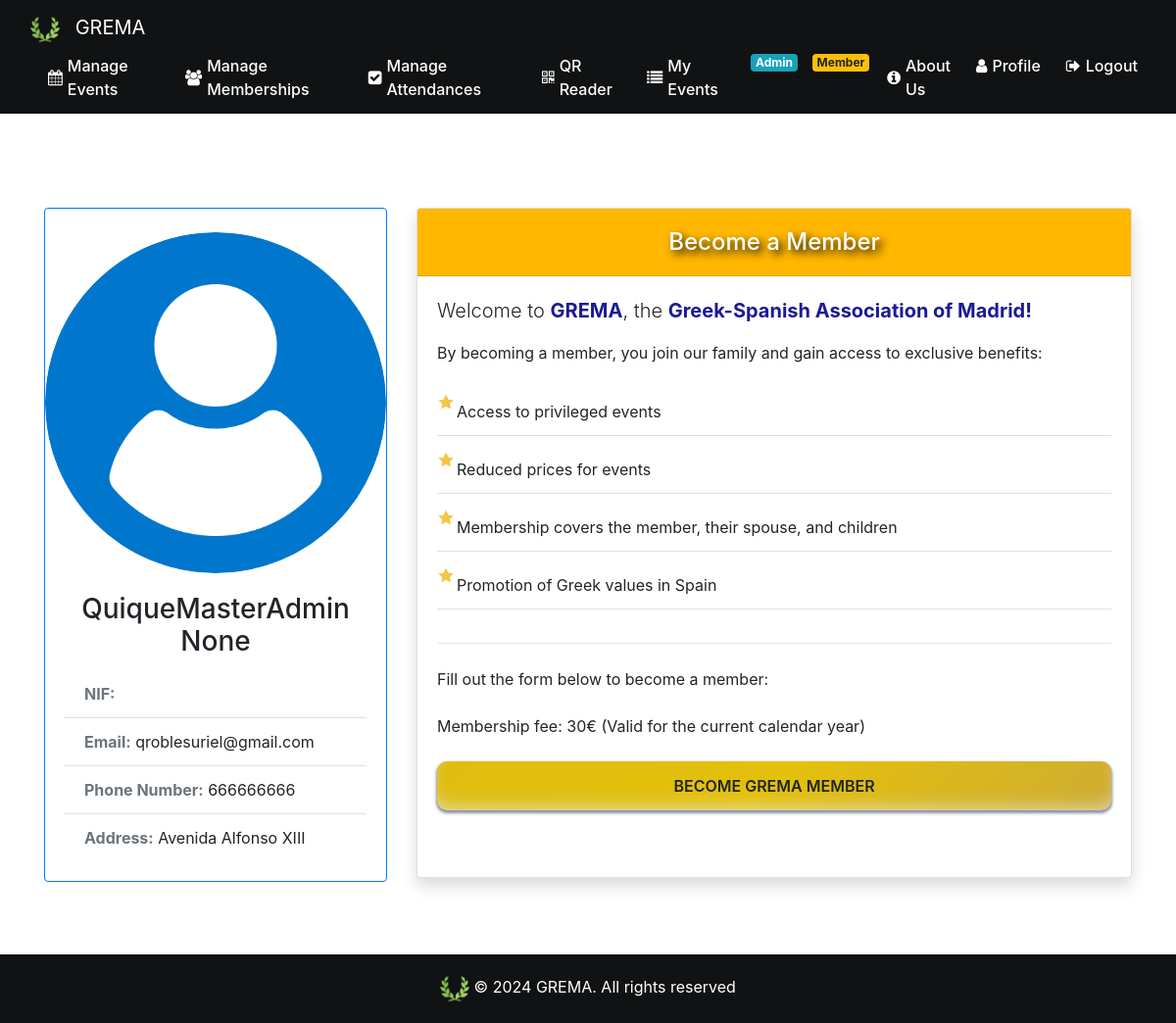
Page /become_member (signed in) on the earlier database version.
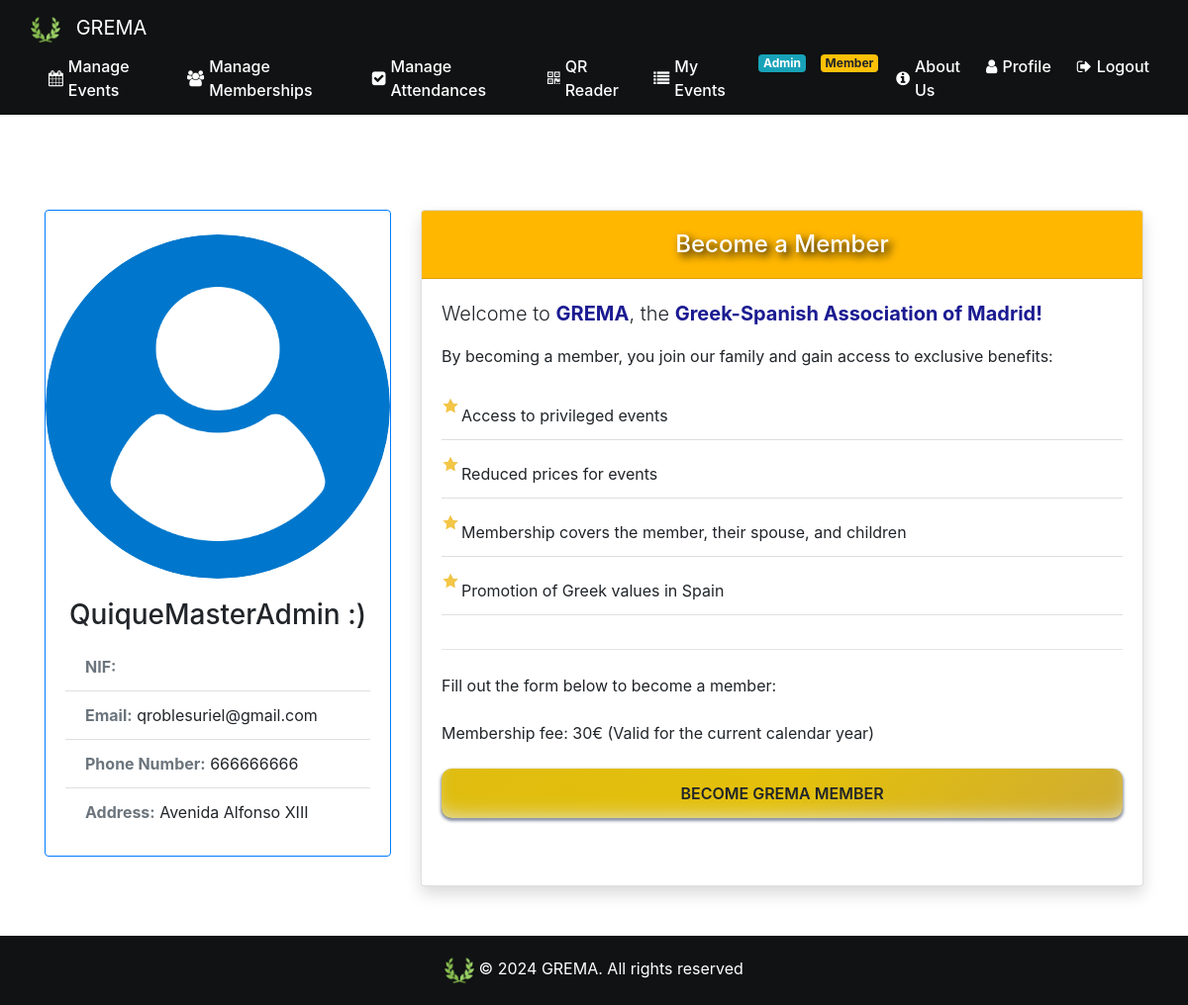
Same page on the later database version.
### website/models.py (models this page shows)
class Admin(db.Model, UserMixin):
    id = db.Column(db.Integer, primary_key=True)
    is_admin = True
    email = db.Column(db.String(150), unique=True, nullable=False)
    password = db.Column(db.String(150), nullable=False)
    phone_number=db.Column(db.Integer)
    first_name = db.Column(db.String(150))
    surname= db.Column(db.String(150))
    creation_date = db.Column(db.Date, default=func.current_date())
    address=db.Column(db.String(150))
    events = db.relationship('Event')
    admin_profile_image_url = db.Column(db.String(300))

### website/views.py (the view)
@views.route('/become_member', methods=['GET', 'POST'])
@login_required
def become_member():
    return render_template('become_member.html', user=current_user)

### website/views.py (called while the page is built)
@views.context_processor
def inject_membership():
    if current_user.is_authenticated:
        is_member = Fee.query.filter_by(user_fee=current_user.id, payed=True).first() is not None
    else:
        is_member = False
    return dict(is_member=is_member)

### website/templates/become_member.html (shortened to what this page needs)
{% extends "base.html" %}
{% block content %}
<link rel="stylesheet" href="/static/become_member.css">
<br /><br /><br /><br />
<div class="container">
    <div class="row justify-content-center">
        <div class="col-md-4">
            <div class="card mb-4 border-primary">
                <div class="profile-image-container mx-auto mt-4">
                    {% if user.user_profile_image_url %}
                    <img src="{{ user.user_profile_image_url }}" class="card-img-top rounded-circle"
                        alt="Profile Image">
                    {% else %}
                    <img src="{{ url_for('static', filename='images/userLogo.png') }}"
                        class="card-img-top rounded-circle" alt="{{ user.first_name }}">
                    {% endif %}
                </div>
                <div class="card-body">
                    <h3 class="card-title text-center">{{ user.first_name }} {{ user.surname }}</h3>
                    <ul class="list-group list-group-flush">
                        <li class="list-group-item"><strong class="text-secondary">NIF:</strong> {{ user.nif }}</li>
                        <li class="list-group-item"><strong class="text-secondary">Email:</strong> {{ user.email }}</li>
                        <li class="list-group-item"><strong class="text-secondary">Phone Number:</strong> {{
                            user.phone_number }}</li>
                        <li class="list-group-item"><strong class="text-secondary">Address:</strong> {{ user.address }}
                        </li>
                    </ul>
                </div>
            </div>
        </div>
        <div class="col-md-8">
            <div class="card shadow">
                <div class="card-header gold-background text-white text-center"
                    style="text-shadow: 4px 4px 8px #000000;">
                    <h4 class="mb-0">Become a Member</h4>
                </div>
                <div class="card-body">
                    <p class="lead">Welcome to <span style="color: rgb(27, 27, 146); font-weight: bold;">GREMA</span>,
                        the <span style="color: rgb(27, 27, 146); font-weight: bold;">Greek-Spanish Association of
                            Madrid!</span></p>
                    <p class="mb-4">By becoming a member, you join our family and gain access to exclusive benefits:</p>
                    <ul class="list-group list-group-flush custom-list">
                        <li class="list-group-item animated-list-item">Access to privileged events</li>
                        <li class="list-group-item animated-list-item">Reduced prices for events</li>
                        <li class="list-group-item animated-list-item">Membership covers the member, their spouse, and
                            children</li>
                        <li class="list-group-item animated-list-item">Promotion of Greek values in Spain</li>
                    </ul>
                    <hr class="my-4">
                    <p class="mb-4">Fill out the form below to become a member:</p>
                    <p class="mb-4">Membership fee: 30€ (Valid for the current calendar year)</p>
                    <form id=membership-form method="POST" class="border-0">
                        <div id="boton_a_ocultar">
                        <button id="continue-btn" class="btn btn-primary btn-block gold-button  my-button">
                            <span class="shimmer"></span>
                            BECOME GREMA MEMBER
                        </button>
                        <br /><br />
                        </div>
                    </form>
                </div>
            </div>
        </div>
    </div>
</div>
{% endblock %}

### website/templates/base.html (shortened to what this page needs)
<!DOCTYPE html>
<html lang="en">
<head>
  <link rel="stylesheet" href="/static/base.css">
  <link rel="stylesheet" href="https://stackpath.bootstrapcdn.com/bootstrap/4.4.1/css/bootstrap.min.css"
 />
  <link rel="stylesheet" href="https://stackpath.bootstrapcdn.com/font-awesome/4.7.0/css/font-awesome.min.css"
 />
</head>
<body>
  <nav class="navbar navbar-expand-md navbar-dark navbar-custom">
    <div class="container-wide">
      <a class="navbar-brand" href="/"><img src="{{ url_for('static', filename='images/greek_laurel.png') }}"
          alt="GREMA"> GREMA</a>
      <div class="collapse navbar-collapse" id="navbar">
        <ul class="navbar-nav">
          {% if user.is_authenticated %}
          {% if user.is_admin %}
          <li class="nav-item">
            <a class="nav-link" href="/"><i class="fa fa-calendar" aria-hidden="true"></i> Manage Events</a>
          </li>
          <li class="nav-item">
            <a class="nav-link" href="/manage_memberships"><i class="fa fa-users" aria-hidden="true"></i> Manage
              Memberships</a>
          </li>
          <li class="nav-item">
            <a class="nav-link" href="/manage_event_attendances"><i class="fa fa-check-square" aria-hidden="true"></i>
              Manage Attendances</a>
          </li>
          <li class="nav-item">
            <a class="nav-link" href="/qr_reader"><i class="fa fa-qrcode" aria-hidden="true"></i> QR Reader</a>
          </li>
          {% else %}
          <li class="nav-item">
            <a class="nav-link" href="/"><i class="fa fa-calendar" aria-hidden="true"></i> Incoming Events</a>
          </li>
          {% endif %}
          <li class="nav-item">
            <a class="nav-link" href="/my_events"><i class="fa fa-list" aria-hidden="true"></i> My Events</a>
          </li>
          {% endif %}
        </ul>
        {% if user.is_authenticated %}
        <ul class="navbar-nav ml-auto">
          {% if user.is_admin %}
          <li class="nav-item">
            <span class="badge badge-info">Admin</span>
          </li>
          {% endif %}
          {% if not is_member %}
          <li class="nav-item">
            <a class="btn btn-warning nav-link rounded-pill font-weight-bold" id="becomeMember" href="/become_member"><i
                class="fa fa-star" aria-hidden="true"></i> Become Member!</a>
          </li>
          {% else %}
          <li class="nav-item">
            <span class="badge badge-warning">Member</span>
          </li>
          {% endif %}
          <li class="nav-item">
            <a class="nav-link" href="/about_us"><i class="fa fa-info-circle" aria-hidden="true"></i> About Us</a>
          </li>
          <li class="nav-item">
            <a class="nav-link" href="/profile"><i class="fa fa-user" aria-hidden="true"></i> Profile</a>
          </li>
          <li class="nav-item">
            <a class="nav-link" href="/logout"><i class="fa fa-sign-out" aria-hidden="true"></i> Logout</a>
          </li>
        </ul>
        {% endif %}
      </div>
    </div>
  </nav>
  <div class="w-100">{% block content %}{% endblock %}</div>
  <br><br><br><br><br>
  <footer class="footer mt-auto py-3">
    <div class="container text-center">
      <img src="/static/images/greek_laurel.png" alt="Laurel" style="max-height: 30px;" />
      <span>&copy; 2024 GREMA. All rights reserved
    </div>
  </footer>
</body>
</html>

### website/static/base.css (style rules this page uses)
html { position: relative; min-height: 100%; }
body { margin-bottom: 100px; margin: 0; padding: 0; }
.footer { position: absolute; bottom: 0; width: 100%; height: 70px; background-color: #141618; display: flex; align-items: center; justify-content: space-between; padding: 0 30px; box-sizing: border-box; }
.footer img { max-height: 35px; max-width: 100%; vertical-align: middle; align-items: center; }
.navbar-custom { background-color: #101213; padding: 10px 0; }
.navbar-brand { display: flex; align-items: center; }
.navbar-brand img { max-height: 30px; margin-right: 10px; }
.navbar-nav .nav-item { margin-left: 10px; }
.navbar-nav .nav-link { color: #ffffff !important; font-weight: 500; display: flex; align-items: center; padding: 5px 10px; }
.navbar-nav .nav-link .fa { margin-right: 5px; }
.navbar-collapse { justify-content: space-between; }
.navbar-nav.ml-auto { margin-left: auto !important; }
.container-wide { max-width: 1340px; width: 100%; padding-left: 15px; padding-right: 15px; margin-left: auto; margin-right: auto; }
.badge { margin-left: 5px; padding: 5px 10px; font-size: 90%; }
.footer { background-color: #101213; color: white; padding: 20px 0; }
.footer img { max-height: 30px; }

### website/static/become_member.css (style rules this page uses)
.gold-background { background-color: rgb(255, 183, 0); padding: 20px; border-radius: 10px; }
.gold-button { background-color: rgb(255, 183, 0); color: white; border: none; border-radius: 5px; padding: 10px 20px; transition: background-color 0.3s; }
.animated-list-item { transition: transform 0.3s ease; }
.custom-list { list-style: none; padding: 0; }
.custom-list li { position: relative; padding-left: 20px; margin-bottom: 10px; }
.custom-list li:before { content: ""; position: absolute; top: 5px; left: 0; width: 18px; height: 18px; background-image: url('/static/images/star.png'); background-size: cover; }
:root { --glow-hue: 222deg; --shadow-hue: 180deg; --spring-easing: linear(0, 0.002, 0.01 0.9%, 0.038 1.8%, 0.156, 0.312 5.8%, 0.789 11.1%, 1.015 14.2%, 1.096, 1.157, 1.199, 1.224 20.3%, 1.231, 1.231, 1.226, 1.214 24.6%, 1.176 26.9%, 1.057 32.6%, 1.007 35.5%, 0.984, 0.968, 0.956, 0.949 42%, 0.946 44.1%, 0.95 46.5%, 0.998 57.2%, 1.007, 1.011 63.3%, 1.012 68.3%, 0.998 84%, 1); --spring-duration: 1.33s; }
button.my-button { color: var(--bg); font-weight: 600; background-image: linear-gradient(315deg, #caa83a -10%, #e4c00b 50%, #debc11 110%); padding: .8em 1.4em; position: relative; isolation: isolate; box-shadow: 0 2px 3px 1px hsl(var(--glow-hue) 50% 20% / 50%), inset 0 -10px 20px -10px hsla(var(--shadow-hue), 10%, 90%, 95%); border-radius: 0.66em; scale: 1; transition: all var(--spring-duration) var(--spring-easing); }
button.my-button .shimmer { position: absolute; inset: -40px; border-radius: inherit; mask-image: conic-gradient(from var(--shimmer, 0deg), transparent 0%, transparent 10%, black 36%, black 45%, transparent 50%, transparent 60%, black 85%, black 95%, transparent 100%); mask-size: cover; mix-blend-mode: plus-lighter; animation: shimmer 1s linear infinite both; }
button.my-button .shimmer::before, button.my-button .shimmer::after { transition: all 0.5s ease; opacity: 0; content: ""; border-radius: inherit; position: absolute; mix-blend-mode: color; inset: 40px; pointer-events: none; }
button.my-button .shimmer::before { box-shadow: 0 0 3px 2px hsl(var(--glow-hue) 20% 95%), 0 0 7px 4px hsl(var(--glow-hue) 20% 80%), 0 0 13px 4px hsl(var(--glow-hue) 50% 70%), 0 0 25px 5px hsl(var(--glow-hue) 100% 70%); z-index: -1; }
button.my-button .shimmer::after { box-shadow: inset 0 0 0 1px hsl(var(--glow-hue) 70% 95%), inset 0 0 2px 1px hsl(var(--glow-hue) 100% 80%), inset 0 0 5px 2px hsl(var(--glow-hue) 100% 70%); z-index: 2; }

Differences in the rows shown:
changed Admin "QuiqueMasterAdmin": surname "None" → ":)"
